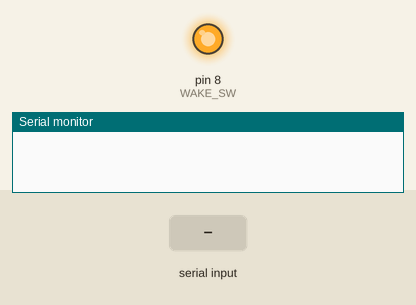
This sketch was run on a simulated Arduino Mega 2560, built with avr-gcc and run on an emulated ATmega2560. On the bench: output pins drawn as LEDs (lit = HIGH), the last lines printed to the serial monitor. Inputs (shaded band) come from the test bench.

Above: at 1.8 s.
1.9 s: "3\n" received over Serial
At 2.2 s:
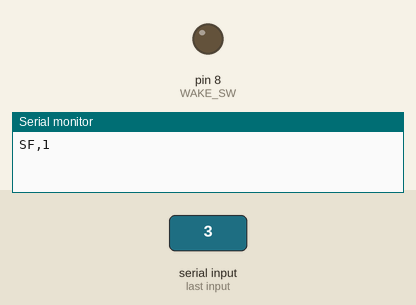
3.4 s: "h\n" received over the second serial link
5.6 s: "h\n" received over Serial
7.1 s: "?\n" received over the second serial link
8.6 s: "?\n" received over Serial
10.1 s: "s\n" received over the second serial link
Timing chart, 0 to 12.6 s (numbered marks = the images above; inputs shaded):
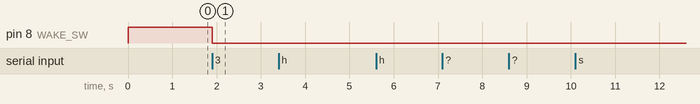

The sketch:

BLEExplorer.ino
```cpp
/*
  chipKIT BLE shield Simlpe serial and echo

*/

#define WAKE_SW 8
//#define WAKE_HW 11
//#define CMD_MLPD 12
#define MAX_INPUT 200
#define SERIAL_BRD Serial
#define SERIAL_BLE Serial1

bool ble = false;

String inputString = "";
char incomingByte = 0;
String commandString = "";
char cmdByte = 0;

void setup() {
  //wake_sw
  pinMode( WAKE_SW, OUTPUT);
  digitalWrite( WAKE_SW, HIGH);
  /*
  //wake_hw
  pinMode(WAKE_HW, OUTPUT);
  digitalWrite(WAKE_HW, HIGH);
  //cmd_mldp
  pinMode(CMD_MLPD, OUTPUT);
  digitalWrite(CMD_MLPD, HIGH);
*/

  delay(800);

  SERIAL_BRD.begin(115200);
  SERIAL_BLE.begin(115200);


  while (1)
  {
    if (SERIAL_BRD.available() > 0)
    {
      char cc = SERIAL_BRD.read();
      if (cc == 'h' || cc == '?' || cc == '\n' || cc == '\r') {
        SERIAL_BRD.println("Press 's' to start.");
        SERIAL_BRD.println("Sample Commands:");
        SERIAL_BRD.println("'D Dump'");
        SERIAL_BRD.println("'SN,<string> set device name'");
        SERIAL_BRD.println("'LS List Server Services'");
        SERIAL_BRD.println("'LC List Client Services'");
        SERIAL_BRD.println("'M Last Signal Strength'");
        SERIAL_BRD.println("'R,1 Reboot'");
        SERIAL_BRD.println("'1-9 Profile'");
        SERIAL_BRD.println("'V Version'");
        SERIAL_BRD.println("'H Help'");
      }
      if (cc == 's') {
        break;
      }
      if (cc == '1') {
        SERIAL_BLE.print("+\n");
        delay(500);
        SERIAL_BLE.print("SF,1\n");
        delay(500);
        SERIAL_BLE.print("SS,30000000\n");
        delay(500);
        SERIAL_BLE.print("SR,32000800\n");
        delay(500);
        SERIAL_BLE.print("SN,HEYBUDDY\n");
        delay(500);
        SERIAL_BLE.print("SB,4\n");
        delay(500);
        SERIAL_BLE.print("R,1\n");
        delay(2000);
        break;
      }
      if (cc == '2') {
        SERIAL_BLE.print("+\n");
        delay(500);
        SERIAL_BLE.print("SF,1\n");
        delay(500);
        SERIAL_BLE.print("SS,30000000\n");
        delay(500);
        SERIAL_BLE.print("SR,32000800\n");
        delay(500);
        SERIAL_BLE.print("SN,HEYBUDDY\n");
        delay(500);
        SERIAL_BLE.print("SB,4\n");
        delay(500);
        SERIAL_BLE.print("R,1\n");
        delay(2000);
        break;
      }
      if (cc == '3') {
        enableBLE();
        delay(110);
        SERIAL_BLE.print("$$$"); //get command prompt
        delay(110);

        SERIAL_BRD.println("SF,1\r"); //factory reset
        SERIAL_BLE.print("SF,1\r"); //factory reset
        delay(1000);

        SERIAL_BLE.print("$$$"); //get command prompt
        delay(500);

        SERIAL_BRD.println("SS,C0\r");
        SERIAL_BLE.print("SS,C0\r");
        delay(500);

        SERIAL_BRD.println("S-,BLEBlaster\r"); //set bluetooth name
        SERIAL_BLE.print("S-,BLEBlaster\r"); //set bluetooth name
        delay(500);

        SERIAL_BRD.println("SR,00A0\r"); //A0 0x2000 + 0x8000
        SERIAL_BLE.print("SR,00A0\r"); //A0 0x2000 + 0x8000
        delay(500);

        SERIAL_BRD.println("R,1\r");
        SERIAL_BLE.print("R,1\r");
        delay(500);
        break;
      }
    }
  }
  SERIAL_BRD.println("start");
}

void loop() {
  if (SERIAL_BRD.available() > 0) {
    cmdByte = SERIAL_BRD.read();
    commandString += String(cmdByte);

    if (cmdByte == '\n' || cmdByte == '\r')
    {
      SERIAL_BRD.print("cmd: ");
      SERIAL_BRD.println(commandString);
      SERIAL_BLE.print(commandString);
      commandString = "";
    }
  }
  //read from ble device blocking or non blocking
  if (SERIAL_BLE.available() > 0)
  {

    incomingByte = SERIAL_BLE.read();
    inputString += String(incomingByte);

    if (incomingByte == '\n' || incomingByte == '\r')
    {
      //SERIAL_BRD.print("resp: ");
      SERIAL_BRD.print(inputString);
      inputString = "";
    }
  }

}

void enableBLE() {
  digitalWrite(WAKE_SW, LOW);
  //SERIAL_BLE.begin(115200);
  ble = true;
}
```

Measured:
- after the input at 1.9 s, pin 8 (WAKE_SW): HIGH → LOW at once
